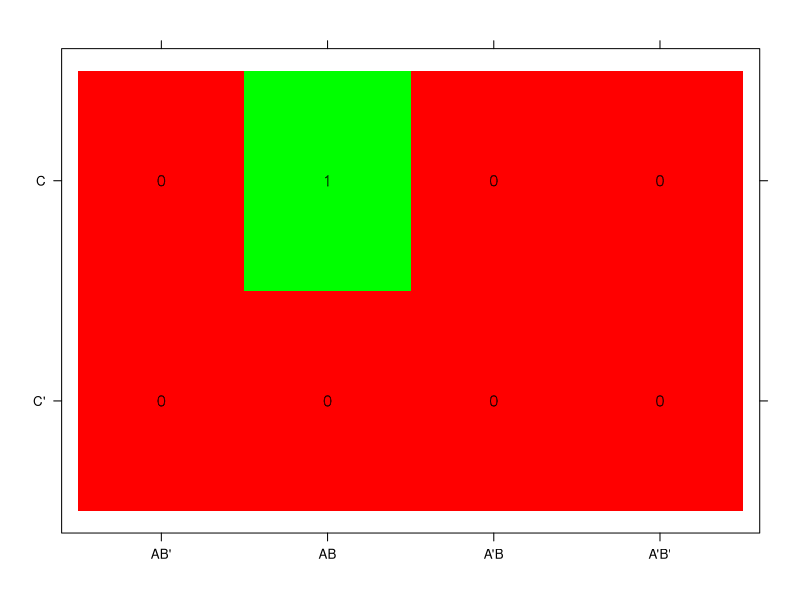

Recreate this plot in R.
library(lattice)
library(latticeExtra)

nz <- 3
x <- 2**1
y <- 2**2
d <- t(matrix(rep(1:2, length.out=x*y), nrow=x, ncol=y))

p <- levelplot(
  d,
  xlab=NULL,
  ylab=NULL,
  # scales=list(x=list(at=NULL), y=list(at=NULL)), # no ticks
  scales=list(x=list(at=1:y, labels=c("AB'", "AB", "A'B", "A'B'")), y=list(at=1:x, labels=c("C'", "C"))),
  cuts=nz-1, # to map 1:3 to white:black
  # colorkey=NULL,
  col.regions=colorRampPalette(colors=c("white", "black"))(nz)
)
# print(p)

dat <- data.frame(
  expand.grid(x=c("AB'", "AB", "A'B", "A'B'"), y=c("C'", "C")),
  value=c(0, 0, 0, 0, 0, 1, 0, 0)+1,
  source=c(0, 0, 0, 0, 0, 1, 0, 0)
)
lp <- levelplot(value ~ x+y, data=dat, xlab=NULL, ylab=NULL, colorkey=NULL,
  col.regions=colorRampPalette(colors=c("red", "green"))(2))
xp <- xyplot(y ~ x, data=dat,
  panel = function(y, x, ...) {
    ltext(x = x, y = y, labels = dat$source, cex = 1, font = 2,
      fontfamily = "HersheySans")
    # panel.grid(h=1, v=3, x=2, y=4)
    #panel.abline(h=c(1.5), from=1.5, to=2.5)
    #panel.abline(v=c(1.5, 2.5, 3.5), from=0.5, to=2.5)
  }
  )

p <- lp + xp
print(p)
